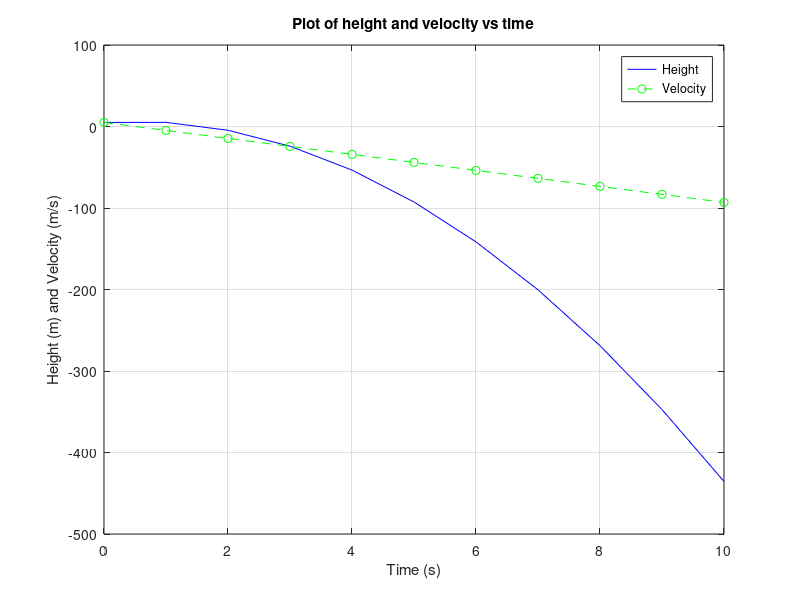

Write MATLAB code to recreate this figure.
%%%%%%%%%%%%%%%%%%%%%%%%%%%%%%%%%%%%%%%%%%%%
% Course: ENCMP 100
% Assignment: 1B
% Name: Terence Ndabereye
% CCID: ndaberey
% U of A ID: 1629570
% Acknowledgements:
% Description:
% This program will plot a graph
%%%%%%%%%%%%%%%%%%%%%%%%%%%%%%%%%%%%%%%%%%%

%Asks for initial velocity and intial height from user
vInit = input('Enter the initial velocity of the ball: ');
hInit = input('Enter the initial height of the ball: ');

% Creates a vector for the time values to be plotted
time = [0:10];

% Creates an empty vector that will hold the height values
h = zeros(1,11);

% Calculates values of height 
% and populates height vector for respective times
for i = time
    h(i+1) = (0.5 * -9.81 * (i ^ 2)) + (vInit * i) + hInit;
end
% Creates an empty vector that will hold velocity values
v = zeros(1,11);

% Calculates and values of velocity 
% and populates velocity calues for respective times
for i = time 
    v(i+1) = (-9.81 * i) + vInit;
end

% Plots a graphs of height and velocity against time
% Specifies line type, line color, and point type for each graph
plot(time, h,'- b' , time, v,'--og');

% Adds title to the graph
title('Plot of height and velocity vs time');

% Adds x and y axis labels
xlabel('Time (s)');
ylabel('Height (m) and Velocity (m/s)');

% Adds grids to the graph
grid on;

% Adds a legend to the graph 
legend('Height','Velocity');